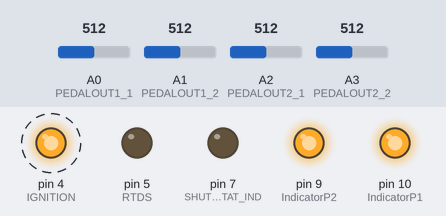
The sketch below on a simulated Arduino Mega 2560, built with avr-gcc and run on an emulated ATmega2560. On the bench: output pins drawn as LEDs (lit = HIGH). Dashed ring = blinking. Inputs (shaded band) come from the test bench; at power-on: A0 (PEDALOUT1_1) = 512, A1 (PEDALOUT1_2) = 512, A2 (PEDALOUT2_1) = 512, A3 (PEDALOUT2_2) = 512. What the sketch prints to the serial monitor is not drawn.

Above: at 0.2 s.
Timing chart, 0 to 3.0 s (numbered marks = the images above):
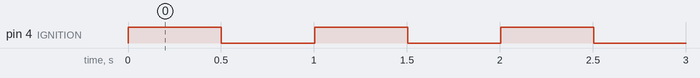

The sketch:

ECUBrain_FSAE_test.ino
```cpp
/**
  Program ECU Brain FSAE Car with ARDUINO MEGA

  Measure  : -> All Using Timer
  Pedal Accelerator, Brake (Priority) -> using Timer
  Shutdown Stat,
  HV Current Sensor
  HV Voltage
  LV Voltage
  //Encoder Motor


  Indicator and Control:
  Display LED Status (
    Pedal Accelerator,
    Brake,
    Ignition,
    Shutdown Stat)
  Ignition Relay,
  SPI Digital Resistor,
  RTDS,


  Communication :
  Data for Dashboard,
  Data for Telemetry,
  Data for Datalogging,
  ECU Setting

  Control :


*/


#define PEDALOUT1_1 A0
#define PEDALOUT1_2 A1

#define PEDALOUT2_1 A2
#define PEDALOUT2_2 A3

#define IndicatorP1 10
#define IndicatorP2 9

#define SHUTDOWN_STAT 8
#define SHUTDOWN_STAT_IND 7

#define RTDS 5
#define IGNITION 4

enum ev_mode{
  ev_ready,
  ev_shutdown,
  ev_error,
  ev_run
} state_mode;

void setup() {
  // Mode ini
  state_mode = ev_ready;

  //Pedal Output
  pinMode(PEDALOUT1_1,INPUT_PULLUP);
  pinMode(PEDALOUT1_2,INPUT_PULLUP);

  pinMode(PEDALOUT2_1,INPUT_PULLUP);
  pinMode(PEDALOUT2_2,INPUT_PULLUP);

  //Pedal Indicator
  pinMode(IndicatorP1, OUTPUT);digitalWrite(IndicatorP1, HIGH);
  pinMode(IndicatorP2, OUTPUT);digitalWrite(IndicatorP2, HIGH);

  //Shutdown IO
  pinMode(SHUTDOWN_STAT, INPUT);
  pinMode(SHUTDOWN_STAT_IND,OUTPUT);digitalWrite(SHUTDOWN_STAT_IND, LOW);

  //OUTPUT System
  pinMode(RTDS, OUTPUT);digitalWrite(RTDS, LOW);
  pinMode(IGNITION, OUTPUT);digitalWrite(IGNITION, LOW);

//  pinMode(A7,)
  //Serial Initial
  Serial.begin(115200);
}

void loop() {
  Serial.print("Pedal 1_1: ");Serial.print(analogRead(PEDALOUT1_1));
  Serial.print(" Pedal 1_2: ");Serial.print(analogRead(PEDALOUT1_2));
  Serial.print(" Pedal 2_1: ");Serial.print(analogRead(PEDALOUT2_1));
  Serial.print(" Pedal 2_2: ");Serial.println(analogRead(PEDALOUT2_2));
  digitalWrite(IGNITION,HIGH);
  delay(500);
  digitalWrite(IGNITION,LOW);
  delay(500);

}
```

Measured:
- by itself, pin 4 (IGNITION): alternates HIGH for 0.50 s and LOW for 0.50 s
